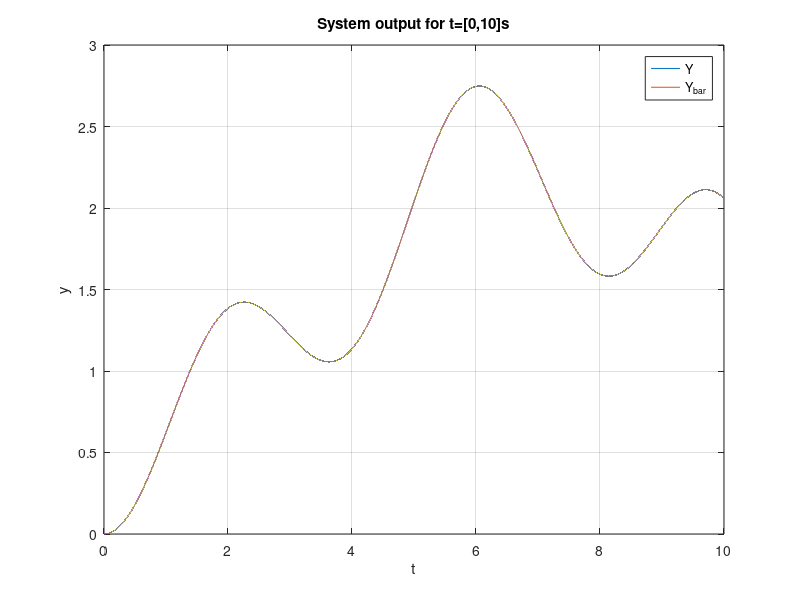
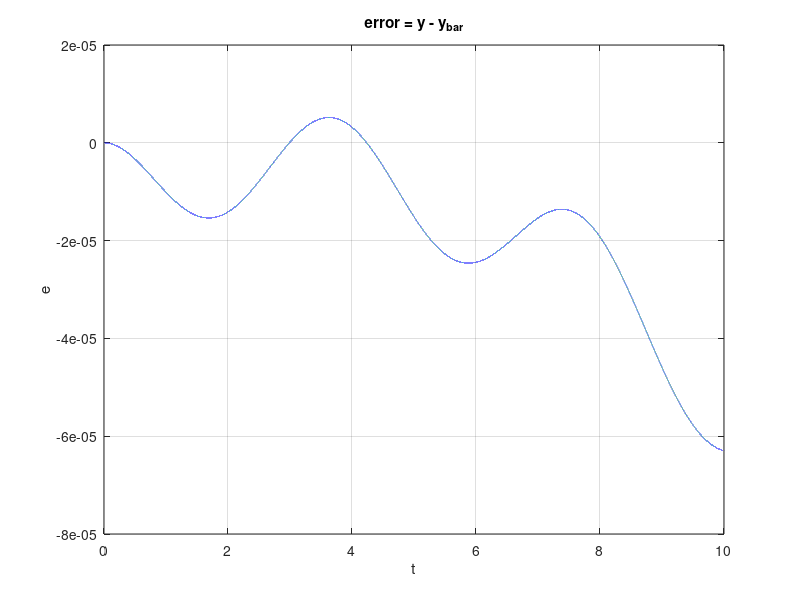

Recreate these plots in MATLAB, in order.
%Toutziaris Georgios AEM 10568
clear;
clc;
close all; 
%% Define system, parameters and input function and simulate system with ode45 
m = 8.5;
b = 0.65;
k = 2;
u = @(t) 10*cos(0.5*pi*t) + 3;
odefun = @(t,y) [y(2); (-b*y(2) - k*y(1) + u(t))/m]; %y(2) and y(1) in state space

t= 0:1e-4:10;

[t,y] = ode45(odefun,t,[0,0]);

Y = y(:,1);
figure()
plot(t,Y)
ylabel('y')
xlabel('t')
title('System output for t=[0,10]s')
grid on;
hold on;
%% Estimate parameters using output of ode45 and the Least Squares Method
filter = [1,4,2]; %Ë(s) = s^2 + 4s + 2
sys = tf([-1,0],filter); 
phi(:,1) = lsim(sys,Y,t);
sys = tf(-1,filter);
phi(:,2) = lsim(sys,Y,t);
sys = tf(1,filter);
phi(:,3) = lsim(sys,u(t),t);

theta = Y'*phi/(phi'*phi);
disp(theta)
%Estimates of m,b,k
mest = 1/theta(3);
best = (theta(1) + 4)*mest;
kest = (theta(2) + 2)*mest;

%ode45 output using the estimates of m,b,k
odefun = @(t,y) [y(2); (-best*y(2) - kest*y(1) + u(t))/mest];

[t,y] = ode45(odefun,t,[0,0]);
Y_bar = y(:,1);
plot(t,Y_bar);
hold off;
legend('Y','Y_{bar}');

%Error function 
error = Y - Y_bar;
figure()
plot(t,error)
ylabel('e')
xlabel('t')
title('error = y - y_{bar}')
grid on;